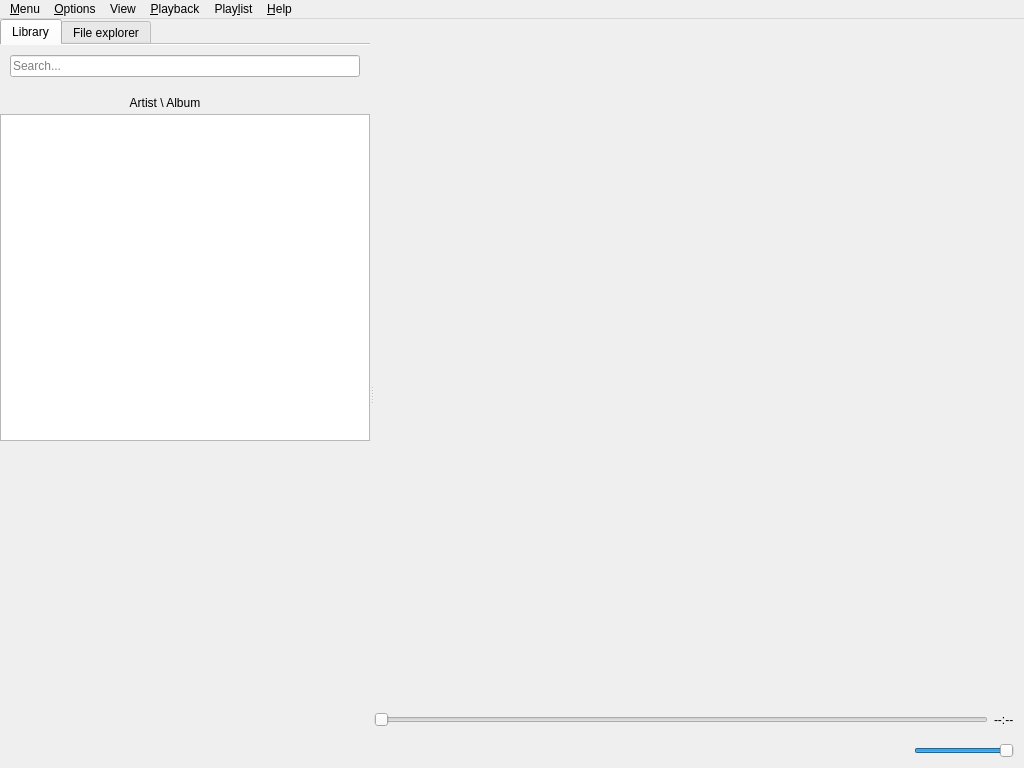
<?xml version="1.0" encoding="UTF-8"?>
<ui version="4.0">
 <class>MainWindow</class>
 <widget class="QMainWindow" name="MainWindow">
  <property name="geometry">
   <rect>
    <x>0</x>
    <y>0</y>
    <width>1024</width>
    <height>768</height>
   </rect>
  </property>
  <property name="windowTitle">
   <string notr="true">Miam Player</string>
  </property>
  <property name="locale">
   <locale language="English" country="UnitedStates"/>
  </property>
  <widget class="QWidget" name="centralwidget">
   <layout class="QHBoxLayout" name="centralLayout">
    <property name="spacing">
     <number>0</number>
    </property>
    <property name="leftMargin">
     <number>0</number>
    </property>
    <property name="topMargin">
     <number>0</number>
    </property>
    <property name="rightMargin">
     <number>0</number>
    </property>
    <property name="bottomMargin">
     <number>0</number>
    </property>
    <item>
     <widget class="QStackedWidget" name="stackedWidget">
      <widget class="QWidget" name="defaultPage">
       <layout class="QHBoxLayout" name="horizontalLayout">
        <property name="spacing">
         <number>0</number>
        </property>
        <property name="leftMargin">
         <number>0</number>
        </property>
        <property name="topMargin">
         <number>0</number>
        </property>
        <property name="rightMargin">
         <number>0</number>
        </property>
        <property name="bottomMargin">
         <number>0</number>
        </property>
        <item>
         <widget class="QSplitter" name="splitter">
          <property name="sizePolicy">
           <sizepolicy hsizetype="Preferred" vsizetype="Preferred">
            <horstretch>0</horstretch>
            <verstretch>0</verstretch>
           </sizepolicy>
          </property>
          <property name="orientation">
           <enum>Qt::Horizontal</enum>
          </property>
          <widget class="ExtendedTabWidget" name="leftTabs">
           <property name="sizePolicy">
            <sizepolicy hsizetype="Preferred" vsizetype="Preferred">
             <horstretch>0</horstretch>
             <verstretch>0</verstretch>
            </sizepolicy>
           </property>
           <property name="currentIndex">
            <number>0</number>
           </property>
           <property name="documentMode">
            <bool>true</bool>
           </property>
           <widget class="QWidget" name="tabLibrary">
            <attribute name="title">
             <string>Library</string>
            </attribute>
            <layout class="QVBoxLayout" name="verticalLayout_7">
             <property name="spacing">
              <number>0</number>
             </property>
             <property name="leftMargin">
              <number>0</number>
             </property>
             <property name="topMargin">
              <number>0</number>
             </property>
             <property name="rightMargin">
              <number>0</number>
             </property>
             <property name="bottomMargin">
              <number>0</number>
             </property>
             <item>
              <widget class="PaintableWidget" name="widgetSearchBar" native="true">
               <property name="minimumSize">
                <size>
                 <width>0</width>
                 <height>20</height>
                </size>
               </property>
               <layout class="QHBoxLayout" name="horizontalLayout_5">
                <property name="spacing">
                 <number>0</number>
                </property>
                <property name="leftMargin">
                 <number>10</number>
                </property>
                <property name="topMargin">
                 <number>10</number>
                </property>
                <property name="rightMargin">
                 <number>10</number>
                </property>
                <property name="bottomMargin">
                 <number>15</number>
                </property>
                <item>
                 <widget class="LibraryFilterLineEdit" name="searchBar">
                  <property name="maxLength">
                   <number>100</number>
                  </property>
                  <property name="placeholderText">
                   <string>Search...</string>
                  </property>
                 </widget>
                </item>
               </layout>
              </widget>
             </item>
             <item>
              <layout class="QHBoxLayout" name="horizontalLayout_hierarchy">
               <property name="spacing">
                <number>0</number>
               </property>
               <item>
                <widget class="LibraryHeader" name="libraryHeader">
                 <property name="sizePolicy">
                  <sizepolicy hsizetype="Expanding" vsizetype="Fixed">
                   <horstretch>100</horstretch>
                   <verstretch>0</verstretch>
                  </sizepolicy>
                 </property>
                 <property name="text">
                  <string>Artist \ Album</string>
                 </property>
                 <property name="flat">
                  <bool>true</bool>
                 </property>
                </widget>
               </item>
               <item>
                <widget class="ChangeHierarchyButton" name="changeHierarchyButton">
                 <property name="sizePolicy">
                  <sizepolicy hsizetype="Preferred" vsizetype="Minimum">
                   <horstretch>1</horstretch>
                   <verstretch>0</verstretch>
                  </sizepolicy>
                 </property>
                 <property name="text">
                  <string notr="true"/>
                 </property>
                 <property name="icon">
                  <iconset resource="mp.qrc">
                   <normaloff>:/icons/hierarchy</normaloff>:/icons/hierarchy</iconset>
                 </property>
                 <property name="checkable">
                  <bool>true</bool>
                 </property>
                 <property name="flat">
                  <bool>true</bool>
                 </property>
                </widget>
               </item>
              </layout>
             </item>
             <item>
              <widget class="LibraryTreeView" name="library">
               <property name="editTriggers">
                <set>QAbstractItemView::NoEditTriggers</set>
               </property>
               <property name="dragEnabled">
                <bool>true</bool>
               </property>
               <property name="dragDropMode">
                <enum>QAbstractItemView::DragOnly</enum>
               </property>
               <property name="selectionMode">
                <enum>QAbstractItemView::ExtendedSelection</enum>
               </property>
               <property name="sortingEnabled">
                <bool>true</bool>
               </property>
               <property name="expandsOnDoubleClick">
                <bool>false</bool>
               </property>
               <attribute name="headerVisible">
                <bool>false</bool>
               </attribute>
              </widget>
             </item>
             <item>
              <widget class="QuickStart" name="quickStart" native="true">
               <property name="sizePolicy">
                <sizepolicy hsizetype="Preferred" vsizetype="Expanding">
                 <horstretch>0</horstretch>
                 <verstretch>0</verstretch>
                </sizepolicy>
               </property>
              </widget>
             </item>
            </layout>
           </widget>
           <widget class="QWidget" name="tabFileExplorer">
            <attribute name="title">
             <string>File explorer</string>
            </attribute>
            <layout class="QVBoxLayout" name="verticalLayout_8">
             <property name="spacing">
              <number>0</number>
             </property>
             <property name="leftMargin">
              <number>0</number>
             </property>
             <property name="topMargin">
              <number>0</number>
             </property>
             <property name="rightMargin">
              <number>0</number>
             </property>
             <property name="bottomMargin">
              <number>0</number>
             </property>
             <item>
              <widget class="AddressBar" name="addressBar" native="true"/>
             </item>
             <item>
              <widget class="FileSystemTreeView" name="filesystem">
               <property name="dragEnabled">
                <bool>true</bool>
               </property>
               <property name="dragDropMode">
                <enum>QAbstractItemView::DragOnly</enum>
               </property>
               <property name="selectionMode">
                <enum>QAbstractItemView::ExtendedSelection</enum>
               </property>
              </widget>
             </item>
            </layout>
           </widget>
          </widget>
          <widget class="QStackedWidget" name="stackedWidgetRight">
           <property name="currentIndex">
            <number>0</number>
           </property>
           <widget class="QWidget" name="tabPlaylistPage">
            <layout class="QVBoxLayout" name="verticalLayout">
             <property name="leftMargin">
              <number>0</number>
             </property>
             <property name="topMargin">
              <number>0</number>
             </property>
             <property name="rightMargin">
              <number>0</number>
             </property>
             <property name="bottomMargin">
              <number>0</number>
             </property>
             <item>
              <widget class="TabPlaylist" name="tabPlaylists">
               <property name="usesScrollButtons">
                <bool>false</bool>
               </property>
               <property name="documentMode">
                <bool>true</bool>
               </property>
               <property name="tabsClosable">
                <bool>true</bool>
               </property>
              </widget>
             </item>
             <item>
              <layout class="QHBoxLayout" name="seekSliderLayout">
               <property name="rightMargin">
                <number>10</number>
               </property>
               <item>
                <widget class="SeekBar" name="seekSlider">
                 <property name="enabled">
                  <bool>false</bool>
                 </property>
                 <property name="maximum">
                  <number>999</number>
                 </property>
                 <property name="singleStep">
                  <number>10</number>
                 </property>
                 <property name="pageStep">
                  <number>100</number>
                 </property>
                 <property name="orientation">
                  <enum>Qt::Horizontal</enum>
                 </property>
                </widget>
               </item>
               <item>
                <widget class="TimeLabel" name="timeLabel">
                 <property name="text">
                  <string notr="true">--:--</string>
                 </property>
                </widget>
               </item>
              </layout>
             </item>
             <item>
              <layout class="QHBoxLayout" name="horizontalLayout_buttons">
               <property name="rightMargin">
                <number>10</number>
               </property>
               <item>
                <widget class="MediaButton" name="skipBackwardButton">
                 <property name="text">
                  <string notr="true"/>
                 </property>
                 <property name="icon">
                  <iconset resource="mp.qrc">
                   <normaloff>:/player/oxygen/skipBackward</normaloff>:/player/oxygen/skipBackward</iconset>
                 </property>
                 <property name="iconSize">
                  <size>
                   <width>36</width>
                   <height>36</height>
                  </size>
                 </property>
                 <property name="flat">
                  <bool>true</bool>
                 </property>
                </widget>
               </item>
               <item>
                <widget class="MediaButton" name="seekBackwardButton">
                 <property name="text">
                  <string notr="true"/>
                 </property>
                 <property name="icon">
                  <iconset resource="mp.qrc">
                   <normaloff>:/player/oxygen/seekBackward</normaloff>:/player/oxygen/seekBackward</iconset>
                 </property>
                 <property name="iconSize">
                  <size>
                   <width>36</width>
                   <height>36</height>
                  </size>
                 </property>
                 <property name="flat">
                  <bool>true</bool>
                 </property>
                </widget>
               </item>
               <item>
                <widget class="MediaButton" name="playButton">
                 <property name="text">
                  <string notr="true"/>
                 </property>
                 <property name="icon">
                  <iconset resource="mp.qrc">
                   <normaloff>:/player/oxygen/play</normaloff>:/player/oxygen/play</iconset>
                 </property>
                 <property name="iconSize">
                  <size>
                   <width>36</width>
                   <height>36</height>
                  </size>
                 </property>
                 <property name="flat">
                  <bool>true</bool>
                 </property>
                </widget>
               </item>
               <item>
                <widget class="StopButton" name="stopButton">
                 <property name="text">
                  <string notr="true"/>
                 </property>
                 <property name="icon">
                  <iconset resource="mp.qrc">
                   <normaloff>:/player/oxygen/stop</normaloff>:/player/oxygen/stop</iconset>
                 </property>
                 <property name="iconSize">
                  <size>
                   <width>36</width>
                   <height>36</height>
                  </size>
                 </property>
                 <property name="flat">
                  <bool>true</bool>
                 </property>
                </widget>
               </item>
               <item>
                <widget class="MediaButton" name="seekForwardButton">
                 <property name="text">
                  <string notr="true"/>
                 </property>
                 <property name="icon">
                  <iconset resource="mp.qrc">
                   <normaloff>:/player/oxygen/seekForward</normaloff>:/player/oxygen/seekForward</iconset>
                 </property>
                 <property name="iconSize">
                  <size>
                   <width>36</width>
                   <height>36</height>
                  </size>
                 </property>
                 <property name="flat">
                  <bool>true</bool>
                 </property>
                </widget>
               </item>
               <item>
                <widget class="MediaButton" name="skipForwardButton">
                 <property name="text">
                  <string notr="true"/>
                 </property>
                 <property name="icon">
                  <iconset resource="mp.qrc">
                   <normaloff>:/player/oxygen/skipForward</normaloff>:/player/oxygen/skipForward</iconset>
                 </property>
                 <property name="iconSize">
                  <size>
                   <width>36</width>
                   <height>36</height>
                  </size>
                 </property>
                 <property name="flat">
                  <bool>true</bool>
                 </property>
                </widget>
               </item>
               <item>
                <widget class="MediaButton" name="playbackModeButton">
                 <property name="text">
                  <string notr="true"/>
                 </property>
                 <property name="icon">
                  <iconset resource="mp.qrc">
                   <normaloff>:/player/oxygen/sequential</normaloff>:/player/oxygen/sequential</iconset>
                 </property>
                 <property name="iconSize">
                  <size>
                   <width>36</width>
                   <height>36</height>
                  </size>
                 </property>
                 <property name="flat">
                  <bool>true</bool>
                 </property>
                </widget>
               </item>
               <item>
                <spacer name="horizontalSpacer">
                 <property name="orientation">
                  <enum>Qt::Horizontal</enum>
                 </property>
                 <property name="sizeHint" stdset="0">
                  <size>
                   <width>40</width>
                   <height>20</height>
                  </size>
                 </property>
                </spacer>
               </item>
               <item>
                <widget class="VolumeSlider" name="volumeSlider">
                 <property name="sizePolicy">
                  <sizepolicy hsizetype="MinimumExpanding" vsizetype="Preferred">
                   <horstretch>0</horstretch>
                   <verstretch>0</verstretch>
                  </sizepolicy>
                 </property>
                 <property name="minimumSize">
                  <size>
                   <width>50</width>
                   <height>35</height>
                  </size>
                 </property>
                 <property name="maximumSize">
                  <size>
                   <width>100</width>
                   <height>100</height>
                  </size>
                 </property>
                 <property name="maximum">
                  <number>100</number>
                 </property>
                 <property name="pageStep">
                  <number>0</number>
                 </property>
                 <property name="value">
                  <number>100</number>
                 </property>
                 <property name="tracking">
                  <bool>false</bool>
                 </property>
                 <property name="orientation">
                  <enum>Qt::Horizontal</enum>
                 </property>
                </widget>
               </item>
              </layout>
             </item>
            </layout>
           </widget>
           <widget class="QWidget" name="tagEditorPage">
            <layout class="QVBoxLayout" name="verticalLayout_3">
             <property name="spacing">
              <number>0</number>
             </property>
             <property name="leftMargin">
              <number>0</number>
             </property>
             <property name="topMargin">
              <number>0</number>
             </property>
             <property name="rightMargin">
              <number>0</number>
             </property>
             <property name="bottomMargin">
              <number>0</number>
             </property>
             <item>
              <widget class="TagEditor" name="tagEditor" native="true">
               <property name="sizePolicy">
                <sizepolicy hsizetype="Expanding" vsizetype="Expanding">
                 <horstretch>0</horstretch>
                 <verstretch>0</verstretch>
                </sizepolicy>
               </property>
              </widget>
             </item>
            </layout>
           </widget>
          </widget>
         </widget>
        </item>
       </layout>
      </widget>
     </widget>
    </item>
   </layout>
  </widget>
  <widget class="QMenuBar" name="menubar">
   <property name="geometry">
    <rect>
     <x>0</x>
     <y>0</y>
     <width>1024</width>
     <height>25</height>
    </rect>
   </property>
   <property name="nativeMenuBar">
    <bool>true</bool>
   </property>
   <widget class="QMenu" name="menuMenu">
    <property name="title">
     <string>&amp;Menu</string>
    </property>
    <addaction name="actionOpenFiles"/>
    <addaction name="actionOpenFolder"/>
    <addaction name="separator"/>
    <addaction name="actionExit"/>
   </widget>
   <widget class="QMenu" name="menuPlaylist">
    <property name="title">
     <string>Play&amp;list</string>
    </property>
    <addaction name="actionAddPlaylist"/>
    <addaction name="actionDeleteCurrentPlaylist"/>
    <addaction name="separator"/>
    <addaction name="actionRemoveSelectedTracks"/>
    <addaction name="actionMoveTracksUp"/>
    <addaction name="actionMoveTracksDown"/>
    <addaction name="separator"/>
    <addaction name="actionOpenPlaylistManager"/>
   </widget>
   <widget class="QMenu" name="menuOptions">
    <property name="title">
     <string>&amp;Options</string>
    </property>
    <addaction name="actionScanLibrary"/>
    <addaction name="separator"/>
    <addaction name="actionShowCustomize"/>
    <addaction name="actionShowOptions"/>
   </widget>
   <widget class="QMenu" name="menuHelp">
    <property name="title">
     <string>&amp;Help</string>
    </property>
    <addaction name="actionShowHelp"/>
    <addaction name="actionCheckNewRelease"/>
    <addaction name="separator"/>
    <addaction name="actionAboutQt"/>
    <addaction name="actionShowDebug"/>
   </widget>
   <widget class="QMenu" name="menuPlayback">
    <property name="title">
     <string>&amp;Playback</string>
    </property>
    <addaction name="actionSkipBackward"/>
    <addaction name="actionSeekBackward"/>
    <addaction name="actionPlay"/>
    <addaction name="actionStop"/>
    <addaction name="actionStopAfterCurrent"/>
    <addaction name="actionSeekForward"/>
    <addaction name="actionSkipForward"/>
    <addaction name="separator"/>
    <addaction name="actionPlaybackSequential"/>
    <addaction name="actionPlaybackLoop"/>
    <addaction name="actionPlaybackRandom"/>
    <addaction name="actionPlaybackCurrentItemOnce"/>
    <addaction name="actionPlaybackCurrentItemInLoop"/>
    <addaction name="separator"/>
    <addaction name="actionMute"/>
    <addaction name="actionIncreaseVolume"/>
    <addaction name="actionDecreaseVolume"/>
    <addaction name="separator"/>
    <addaction name="actionShowEqualizer"/>
   </widget>
   <widget class="QMenu" name="menuView">
    <property name="title">
     <string>View</string>
    </property>
    <addaction name="actionViewPlaylists"/>
    <addaction name="actionViewUniqueLibrary"/>
    <addaction name="actionViewTagEditor"/>
   </widget>
   <addaction name="menuMenu"/>
   <addaction name="menuOptions"/>
   <addaction name="menuView"/>
   <addaction name="menuPlayback"/>
   <addaction name="menuPlaylist"/>
   <addaction name="menuHelp"/>
  </widget>
  <action name="actionExit">
   <property name="text">
    <string>E&amp;xit</string>
   </property>
  </action>
  <action name="actionOpenFiles">
   <property name="text">
    <string>&amp;Open files...</string>
   </property>
  </action>
  <action name="actionAddPlaylist">
   <property name="text">
    <string>&amp;Add a playlist</string>
   </property>
  </action>
  <action name="actionShowCustomize">
   <property name="text">
    <string>&amp;Customize appearance...</string>
   </property>
  </action>
  <action name="actionAboutQt">
   <property name="text">
    <string>About &amp;Qt...</string>
   </property>
  </action>
  <action name="actionOpenPlaylistManager">
   <property name="text">
    <string>&amp;Playlist manager...</string>
   </property>
  </action>
  <action name="actionScanLibrary">
   <property name="text">
    <string>&amp;Rescan library</string>
   </property>
  </action>
  <action name="actionSetLibrary">
   <property name="text">
    <string>Customize library...</string>
   </property>
  </action>
  <action name="actionCheckNewRelease">
   <property name="enabled">
    <bool>false</bool>
   </property>
   <property name="text">
    <string>&amp;Check for a new version is available</string>
   </property>
  </action>
  <action name="actionShowOptions">
   <property name="text">
    <string>Customize general &amp;options...</string>
   </property>
  </action>
  <action name="actionAboutMiamPlayer">
   <property name="text">
    <string>&amp;About Miam Player...</string>
   </property>
  </action>
  <action name="actionDeleteCurrentPlaylist">
   <property name="text">
    <string>&amp;Delete current playlist</string>
   </property>
  </action>
  <action name="actionShowHelp">
   <property name="text">
    <string>Show &amp;help...</string>
   </property>
  </action>
  <action name="actionSkipBackward">
   <property name="text">
    <string>Skip &amp;backward</string>
   </property>
  </action>
  <action name="actionSeekBackward">
   <property name="enabled">
    <bool>false</bool>
   </property>
   <property name="text">
    <string>Seek backward</string>
   </property>
  </action>
  <action name="actionPlay">
   <property name="text">
    <string>&amp;Play / pause</string>
   </property>
  </action>
  <action name="actionSeekForward">
   <property name="enabled">
    <bool>false</bool>
   </property>
   <property name="text">
    <string>Seek forward</string>
   </property>
  </action>
  <action name="actionSkipForward">
   <property name="text">
    <string>Skip &amp;forward</string>
   </property>
  </action>
  <action name="actionPlaybackLoop">
   <property name="checkable">
    <bool>true</bool>
   </property>
   <property name="text">
    <string>&amp;Repeat</string>
   </property>
   <property name="PlaybackMode" stdset="0">
    <string notr="true">QMediaPlaylist::Loop</string>
   </property>
  </action>
  <action name="actionPlaybackRandom">
   <property name="checkable">
    <bool>true</bool>
   </property>
   <property name="text">
    <string>S&amp;huffle</string>
   </property>
   <property name="PlaybackMode" stdset="0">
    <string notr="true">QMediaPlaylist::Random</string>
   </property>
  </action>
  <action name="actionRemoveSelectedTracks">
   <property name="enabled">
    <bool>false</bool>
   </property>
   <property name="text">
    <string>&amp;Remove selected track</string>
   </property>
  </action>
  <action name="actionMoveTracksUp">
   <property name="enabled">
    <bool>false</bool>
   </property>
   <property name="text">
    <string>Move selected track &amp;up</string>
   </property>
  </action>
  <action name="actionMoveTracksDown">
   <property name="enabled">
    <bool>false</bool>
   </property>
   <property name="text">
    <string>Move selected track &amp;down</string>
   </property>
  </action>
  <action name="actionMute">
   <property name="text">
    <string>&amp;Mute</string>
   </property>
  </action>
  <action name="actionIncreaseVolume">
   <property name="text">
    <string>&amp;Increase volume</string>
   </property>
  </action>
  <action name="actionDecreaseVolume">
   <property name="text">
    <string>&amp;Decrease volume</string>
   </property>
  </action>
  <action name="actionPlaybackCurrentItemOnce">
   <property name="checkable">
    <bool>true</bool>
   </property>
   <property name="text">
    <string>Current item &amp;once</string>
   </property>
   <property name="PlaybackMode" stdset="0">
    <string notr="true">QMediaPlaylist::CurrentItemOnce</string>
   </property>
  </action>
  <action name="actionPlaybackSequential">
   <property name="checkable">
    <bool>true</bool>
   </property>
   <property name="checked">
    <bool>true</bool>
   </property>
   <property name="text">
    <string>&amp;Normal</string>
   </property>
   <property name="PlaybackMode" stdset="0">
    <string notr="true">QMediaPlaylist::Sequential</string>
   </property>
  </action>
  <action name="actionPlaybackCurrentItemInLoop">
   <property name="checkable">
    <bool>true</bool>
   </property>
   <property name="text">
    <string>Current item in &amp;loop</string>
   </property>
   <property name="PlaybackMode" stdset="0">
    <string notr="true">QMediaPlaylist::CurrentItemInLoop</string>
   </property>
  </action>
  <action name="actionViewPlaylists">
   <property name="checkable">
    <bool>true</bool>
   </property>
   <property name="checked">
    <bool>true</bool>
   </property>
   <property name="text">
    <string>Playlist Mode</string>
   </property>
  </action>
  <action name="actionViewUniqueLibrary">
   <property name="checkable">
    <bool>true</bool>
   </property>
   <property name="text">
    <string>Unique library Mode</string>
   </property>
   <property name="toolTip">
    <string>This mode is currently under development</string>
   </property>
  </action>
  <action name="actionHideMenus">
   <property name="checkable">
    <bool>true</bool>
   </property>
   <property name="text">
    <string>&amp;Hide menus</string>
   </property>
  </action>
  <action name="actionMakeBorderless">
   <property name="checkable">
    <bool>true</bool>
   </property>
   <property name="text">
    <string>&amp;Make the player borderless</string>
   </property>
  </action>
  <action name="actionViewTagEditor">
   <property name="checkable">
    <bool>true</bool>
   </property>
   <property name="text">
    <string>Tag Editor</string>
   </property>
  </action>
  <action name="actionOpenFolder">
   <property name="text">
    <string>Open folder...</string>
   </property>
  </action>
  <action name="actionShowDebug">
   <property name="icon">
    <iconset resource="mp.qrc">
     <normaloff>:/icons/debug</normaloff>:/icons/debug</iconset>
   </property>
   <property name="text">
    <string>Show debug information...</string>
   </property>
  </action>
  <action name="actionStopAfterCurrent">
   <property name="checkable">
    <bool>true</bool>
   </property>
   <property name="enabled">
    <bool>false</bool>
   </property>
   <property name="text">
    <string>Stop after current</string>
   </property>
  </action>
  <action name="actionStop">
   <property name="enabled">
    <bool>false</bool>
   </property>
   <property name="text">
    <string>&amp;Stop</string>
   </property>
  </action>
  <action name="actionShowEqualizer">
   <property name="text">
    <string>Show equalizer...</string>
   </property>
  </action>
 </widget>
 <customwidgets>
  <customwidget>
   <class>LibraryFilterLineEdit</class>
   <extends>QLineEdit</extends>
   <header location="global">libraryfilterlineedit.h</header>
  </customwidget>
  <customwidget>
   <class>LibraryTreeView</class>
   <extends>QTreeView</extends>
   <header>library/librarytreeview.h</header>
  </customwidget>
  <customwidget>
   <class>MediaButton</class>
   <extends>QPushButton</extends>
   <header>mediabutton.h</header>
  </customwidget>
  <customwidget>
   <class>TagEditor</class>
   <extends>QWidget</extends>
   <header>tageditor/tageditor.h</header>
   <container>1</container>
  </customwidget>
  <customwidget>
   <class>AddressBar</class>
   <extends>QWidget</extends>
   <header>filesystem/addressbar.h</header>
   <container>1</container>
  </customwidget>
  <customwidget>
   <class>FileSystemTreeView</class>
   <extends>QTreeView</extends>
   <header>filesystem/filesystemtreeview.h</header>
  </customwidget>
  <customwidget>
   <class>QuickStart</class>
   <extends>QWidget</extends>
   <header>quickstart.h</header>
   <container>1</container>
  </customwidget>
  <customwidget>
   <class>TimeLabel</class>
   <extends>QLabel</extends>
   <header>timelabel.h</header>
  </customwidget>
  <customwidget>
   <class>TabPlaylist</class>
   <extends>QTabWidget</extends>
   <header>playlists/tabplaylist.h</header>
   <container>1</container>
  </customwidget>
  <customwidget>
   <class>VolumeSlider</class>
   <extends>QSlider</extends>
   <header>volumeslider.h</header>
  </customwidget>
  <customwidget>
   <class>ExtendedTabWidget</class>
   <extends>QTabWidget</extends>
   <header>extendedtabwidget.h</header>
   <container>1</container>
  </customwidget>
  <customwidget>
   <class>LibraryHeader</class>
   <extends>QPushButton</extends>
   <header location="global">libraryheader.h</header>
  </customwidget>
  <customwidget>
   <class>SeekBar</class>
   <extends>QSlider</extends>
   <header>seekbar.h</header>
  </customwidget>
  <customwidget>
   <class>ChangeHierarchyButton</class>
   <extends>QPushButton</extends>
   <header location="global">changehierarchybutton.h</header>
  </customwidget>
  <customwidget>
   <class>StopButton</class>
   <extends>QPushButton</extends>
   <header>stopbutton.h</header>
  </customwidget>
  <customwidget>
   <class>PaintableWidget</class>
   <extends>QWidget</extends>
   <header>paintablewidget.h</header>
   <container>1</container>
  </customwidget>
 </customwidgets>
 <resources>
  <include location="mp.qrc"/>
 </resources>
 <connections/>
</ui>
